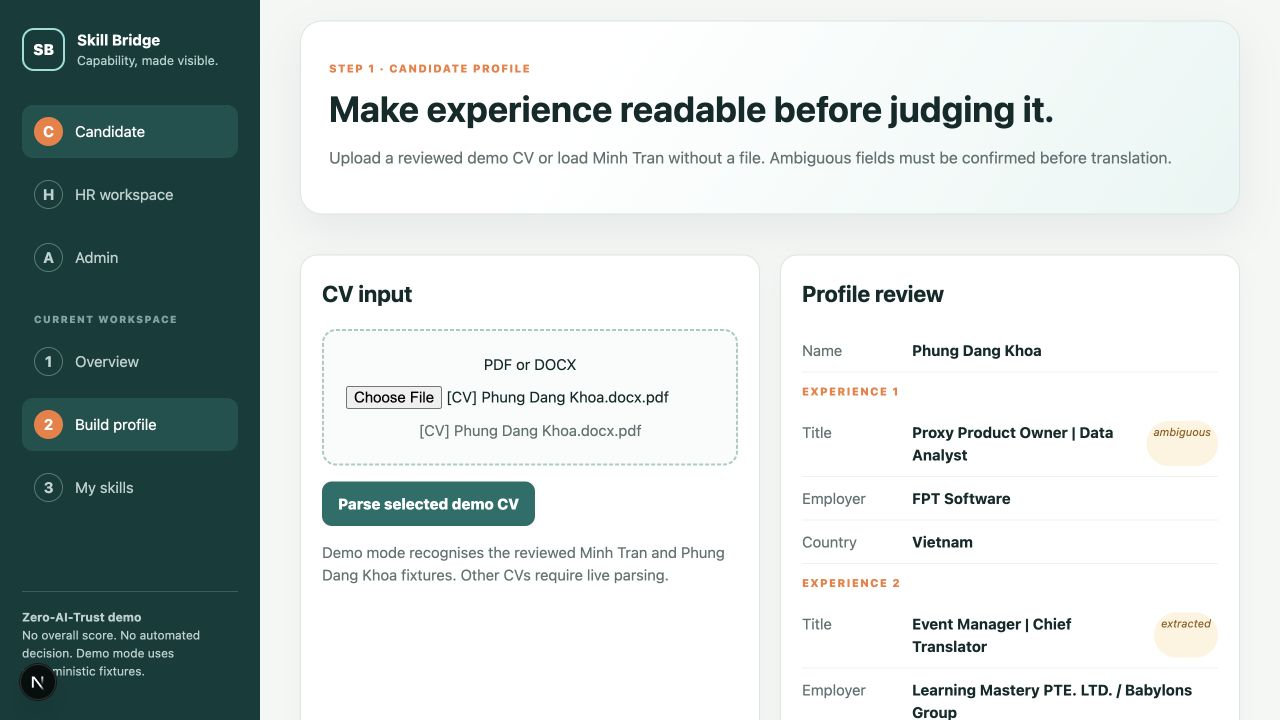
#> input picture old_version/output/video/frames/02-khoa-profile.png, 1280 x 720 px; the run also reads 1 picture not shown here
$ python generate_demo_video.py
#> lines starting #> are read from the running program, lines starting #| are printed output that depends on the picture
"""Build a silent, captioned 720p Skill Bridge demo video from verified UI captures."""

from pathlib import Path
import subprocess

import imageio_ffmpeg
from PIL import Image, ImageDraw, ImageEnhance, ImageFont

ROOT = Path(__file__).resolve().parents[2]
HERE = Path(__file__).resolve().parent
FRAMES = HERE / "frames"
OUTPUT = HERE / "Skill_Bridge_Khoa_Product_Owner_Demo.mp4"
WIDTH, HEIGHT, FPS = 1280, 720, 24
TEAL = "#073c3a"
MINT = "#8ce0d8"
ORANGE = "#f47b3c"
WHITE = "#ffffff"
INK = "#102a2a"


def font(size: int, bold: bool = False):
#> called with size = 28, bold = True
    candidates = [
        "/System/Library/Fonts/Supplemental/Arial Bold.ttf" if bold else "/System/Library/Fonts/Supplemental/Arial.ttf",
        "/System/Library/Fonts/SFNS.ttf",
    ]
    for candidate in candidates:
        if Path(candidate).exists():
            return ImageFont.truetype(candidate, size)
    return ImageFont.load_default()


def cover(image: Image.Image) -> Image.Image:
    image = image.convert("RGB")
#> image is the input picture: PIL image 1280x720 RGB; mean R, G, B 198.4, 207.3, 206.1
    scale = max(WIDTH / image.width, HEIGHT / image.height)
#> scale = 1
    resized = image.resize((round(image.width * scale), round(image.height * scale)), Image.Resampling.LANCZOS)
    left = (resized.width - WIDTH) // 2
#> left = 0
    top = (resized.height - HEIGHT) // 2
#> top = 0
    return resized.crop((left, top, left + WIDTH, top + HEIGHT))


def wrap(draw: ImageDraw.ImageDraw, text: str, text_font, max_width: int) -> list[str]:
    words = text.split()
    lines, current = [], ""
    for word in words:
        candidate = f"{current} {word}".strip()
        if draw.textbbox((0, 0), candidate, font=text_font)[2] <= max_width:
            current = candidate
        else:
            if current:
                lines.append(current)
            current = word
    if current:
        lines.append(current)
    return lines


def caption(image: Image.Image, eyebrow: str, title: str, detail: str) -> Image.Image:
#> called with eyebrow = '1 · Candidate', title = "Khoa's CV becomes a reviewable profile"
    image = image.copy().convert("RGB")
    overlay = Image.new("RGBA", image.size, (0, 0, 0, 0))
#> overlay: PIL image 1280x720 RGBA; every value is 0
    draw = ImageDraw.Draw(overlay)
    draw.rectangle((0, HEIGHT - 170, WIDTH, HEIGHT), fill=(7, 60, 58, 242))
    draw.rectangle((0, HEIGHT - 170, 9, HEIGHT), fill=ORANGE)
    draw.text((40, HEIGHT - 145), eyebrow.upper(), font=font(17, True), fill=MINT)
    draw.text((40, HEIGHT - 112), title, font=font(31, True), fill=WHITE)
    detail_lines = wrap(draw, detail, font(18), WIDTH - 80)
#> detail_lines = 1 item
    for index, line in enumerate(detail_lines[:2]):
        draw.text((40, HEIGHT - 67 + index * 24), line, font=font(18), fill="#d7ece9")
#> this loop made 1 pass
    return Image.alpha_composite(image.convert("RGBA"), overlay).convert("RGB")
#> the loop in caption (call 2), `for index, line in enumerate(detail_lines[:2]):` made 1 pass


def title_card() -> Image.Image:
    image = Image.new("RGB", (WIDTH, HEIGHT), TEAL)
    draw = ImageDraw.Draw(image)
    draw.ellipse((900, -230, 1430, 300), outline="#0d6d67", width=70)
    draw.rounded_rectangle((72, 76, 145, 149), radius=18, outline=MINT, width=3)
    draw.text((89, 90), "SB", font=font(28, True), fill=WHITE)
    draw.text((72, 225), "SKILL BRIDGE", font=font(20, True), fill=ORANGE)
    draw.text((72, 268), "CV Khoa → Product Owner match", font=font(48, True), fill=WHITE)
    draw.text((72, 340), "A transparent, human-reviewed hiring demo", font=font(25), fill="#b9d9d6")
    draw.rounded_rectangle((72, 440, 720, 518), radius=16, fill="#0d514d")
    draw.text((101, 462), "No candidate score  •  No automated decision", font=font(22, True), fill=MINT)
    draw.text((72, 635), "Hackathon demo · deterministic local pipeline", font=font(17), fill="#9fc5c1")
    return image


def jd_card() -> Image.Image:
    page = Image.open(ROOT / "tmp/product-owner-jd-render/page-1.png").convert("RGB")
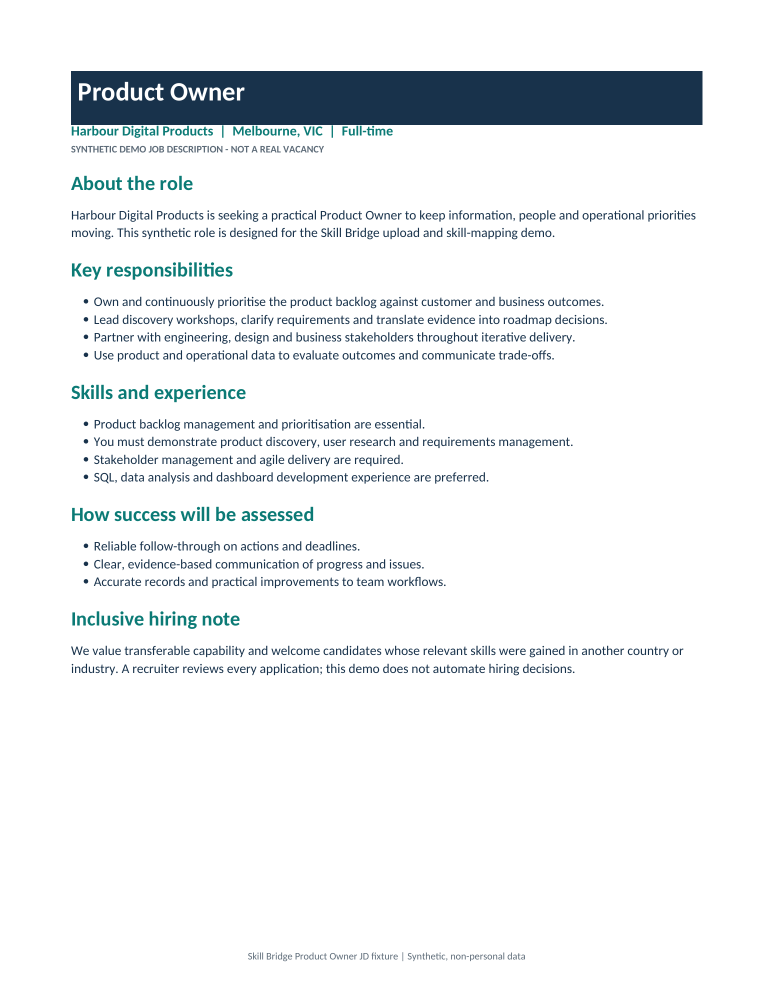
#> input picture tmp/product-owner-jd-render/page-1.png, 1547 x 2002 px, found by its file name (shown at 1/2 size)
#> page is the input picture: PIL image 1547x2002 RGB; mean R, G, B 238.3, 240.7, 242.3
    image = Image.new("RGB", (WIDTH, HEIGHT), "#eef5f3")
    target_h = 620
    target_w = round(page.width * target_h / page.height)
#> target_w = 479
    page = page.resize((target_w, target_h), Image.Resampling.LANCZOS)
#> page: PIL image 479x620 RGB
    image.paste(page, (WIDTH - target_w - 65, 30))
    draw = ImageDraw.Draw(image)
    draw.text((65, 110), "UPLOAD-READY JD", font=font(18, True), fill=ORANGE)
    draw.text((65, 153), "Product Owner", font=font(43, True), fill=INK)
    lines = ["Backlog management", "Product discovery", "Stakeholder management", "Agile delivery", "SQL & analytics preferred"]
    y = 238
    for line in lines:
        draw.ellipse((68, y + 8, 78, y + 18), fill="#0b8a66")
        draw.text((94, y), line, font=font(21), fill="#365554")
        y += 48
#> after the loop, y = 478
    draw.rounded_rectangle((65, 525, 555, 598), radius=14, fill="#dff2ee")
    draw.text((88, 546), "Synthetic vacancy · safe for demo", font=font(19, True), fill="#096f69")
    return image


# [15 lines left out: function outro_card, not called in this run]


def screenshot_scene(name: str, eyebrow: str, title: str, detail: str) -> Image.Image:
    source = cover(Image.open(FRAMES / name))
    source = ImageEnhance.Contrast(source).enhance(1.02)
    return caption(source, eyebrow, title, detail)


SCENES = [
    (title_card(), 3.2),
    (screenshot_scene("02-khoa-profile.png", "1 · Candidate", "Khoa's CV becomes a reviewable profile", "Three roles are structured with source evidence; contact details stay out of the demo fixture."), 4.2),
    (screenshot_scene("03-translated-skills.png", "2 · Transferable skills", "Experience translates into Product Owner capability", "Backlog management, product discovery and stakeholder management remain linked to Khoa's evidence."), 4.2),
    (jd_card(), 3.8),
    (screenshot_scene("04-hr-jd-upload.png", "3 · HR workspace", "HR uploads the Product Owner JD", "Candidate and recruiter inputs stay separate; the confirmed candidate profile is reused, never re-parsed."), 3.5),
    (screenshot_scene("05-product-owner-weights.png", "4 · JD analysis", "Required skills receive transparent weights", "Eight Product Owner skills are normalised to 100% role priority - never a candidate score."), 4.2),
    (screenshot_scene("06-per-skill-match.png", "5 · Evidence match", "Every requirement is assessed skill by skill", "High, medium and low results include JD evidence and candidate rationale."), 4.2),
    (screenshot_scene("07-human-decision.png", "6 · Human in the loop", "The recruiter records the decision", "Skill Bridge explains. A person chooses Shortlist, Needs more info or Not a fit."), 3.5),
    (outro_card(), 3.5),
]
#> call 3 of screenshot_scene, with name = '04-hr-jd-upload.png', eyebrow = '3 · HR workspace', title = 'HR uploads the Product Owner JD'
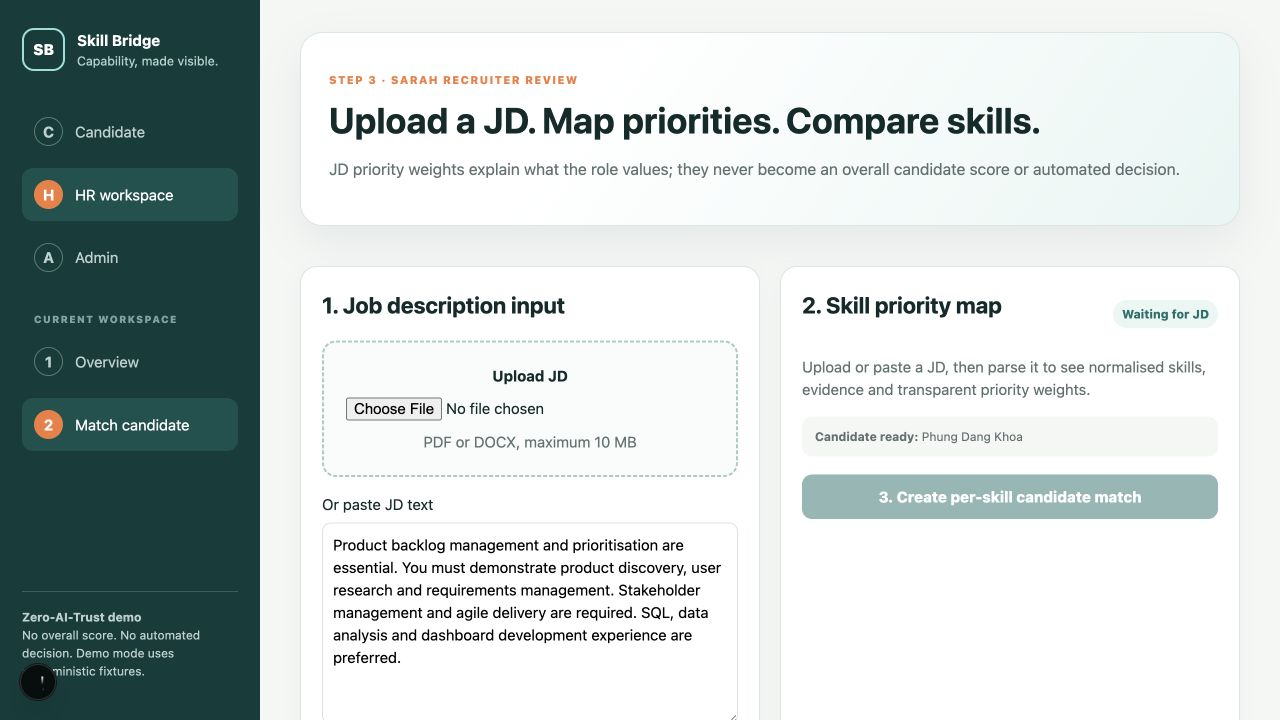
#> input picture old_version/output/video/frames/04-hr-jd-upload.png, 1280 x 720 px
#> in cover, image is the input picture: PIL image 1280x720 RGB; mean R, G, B 197.3, 206.3, 205.3
#> call 4 of screenshot_scene, with name = '05-product-owner-weights.png', eyebrow = '4 · JD analysis'
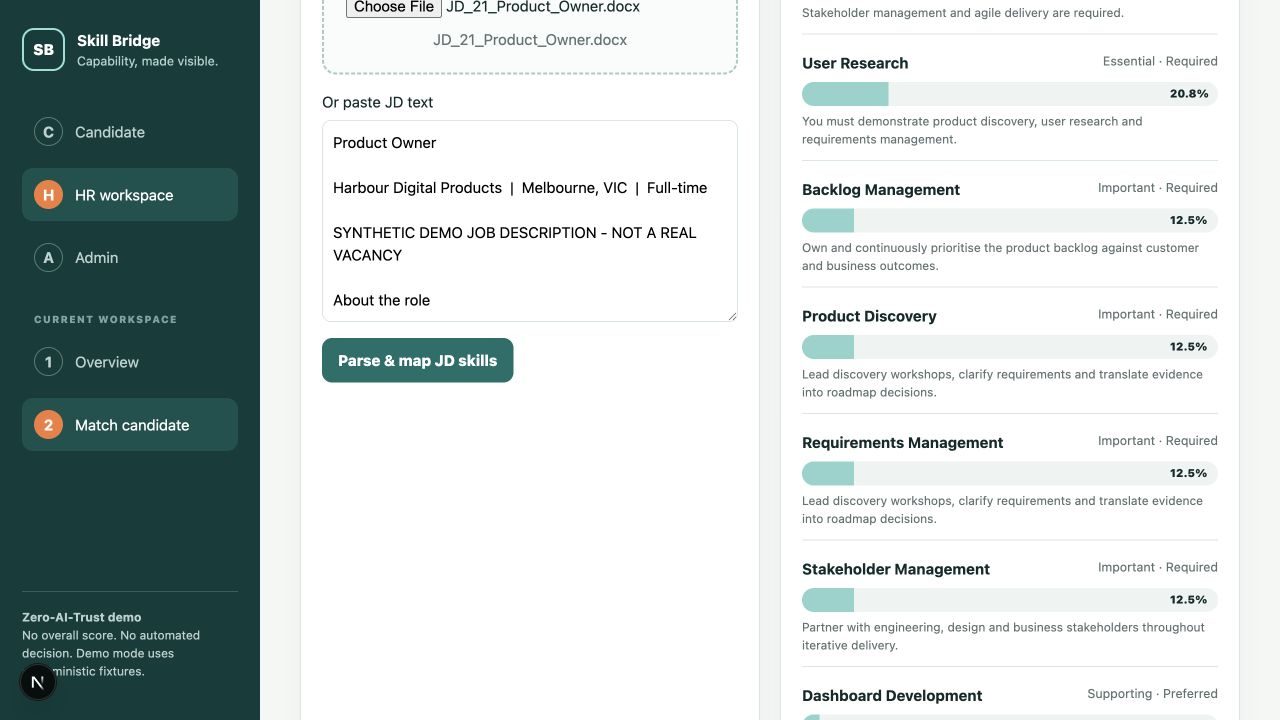
#> input picture old_version/output/video/frames/05-product-owner-weights.png, 1280 x 720 px
#> in cover, image is the input picture: PIL image 1280x720 RGB; mean R, G, B 200.6, 209.1, 208.3
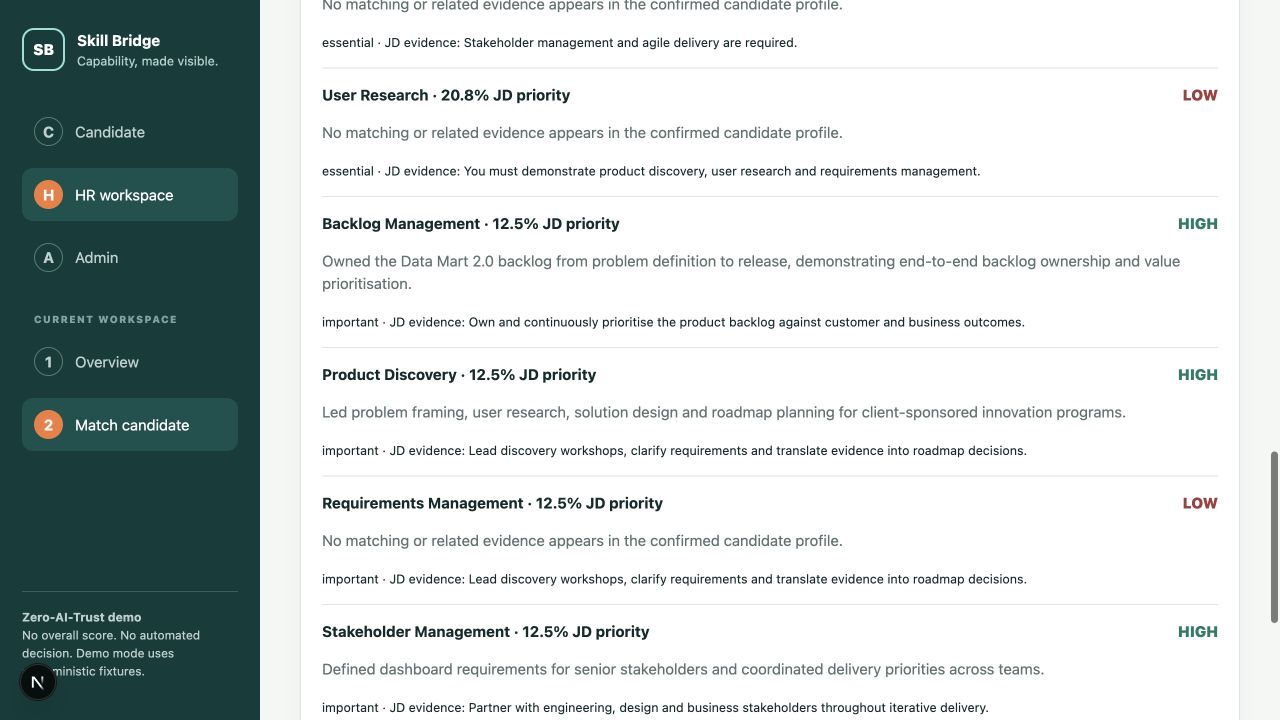
#> input picture old_version/output/video/frames/06-per-skill-match.png, 1280 x 720 px
#> in cover, image is the input picture: PIL image 1280x720 RGB; mean R, G, B 201.5, 209.1, 208.6
#> the loop in caption (call 5), `for index, line in enumerate(detail_lines[:2]):` made 1 pass
#> in caption (call 5), `return Image.alpha_composite(image.convert("RGBA"), overlay).convert("..`:
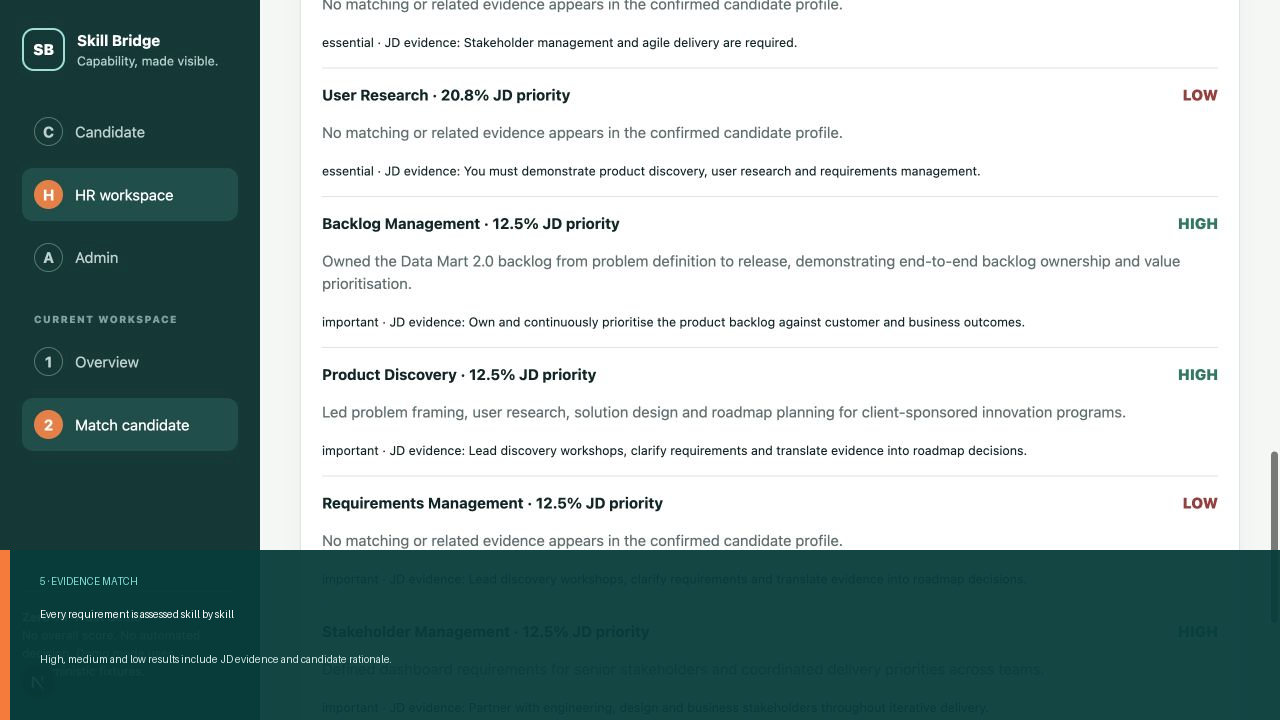
#> returned value: PIL image 1280x720 RGB; mean R, G, B 158.3, 175.8, 174.8
#> (the run stopped early here; a loop or call above may not have finished)
